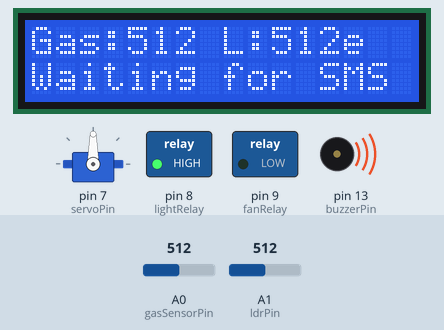
Simulated run of this sketch. Board: Arduino Uno, built with avr-gcc and run on an emulated ATmega328P. On the bench: servo, 16×2 character LCD, switched loads named in the sketch (green lamp = pin HIGH), buzzer (waves = sounding). The inputs (shaded band) are chosen by the test bench; at power-on: A0 (gasSensorPin) = 512, A1 (ldrPin) = 512. The modem accepts every AT command (registered, SIM ready, sends succeed) and sends nothing else; what the sketch prints to the serial monitor is not drawn.

Above: at 4.2 s.
4.3 s: A0 (gasSensorPin) set to 485
At 6.9 s:
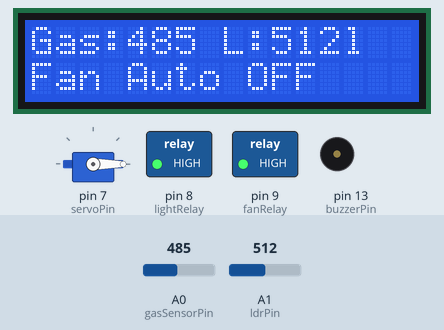
7.2 s: A1 (ldrPin) set to 988
At 8.4 s:
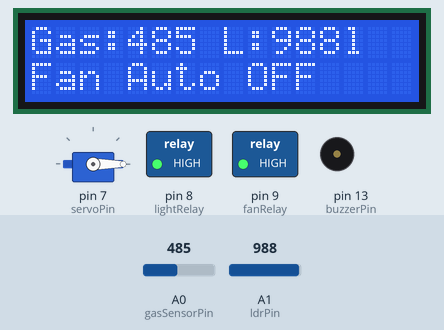
8.7 s: A1 (ldrPin) set to 1012
At 9.9 s:
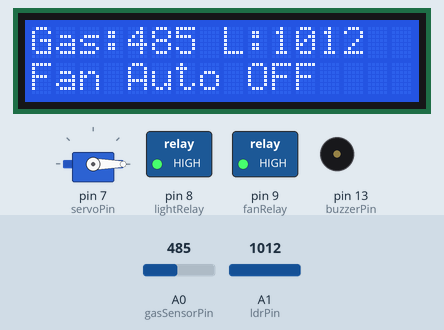
10.2 s: A0 (gasSensorPin) set to 510
At 12.6 s:
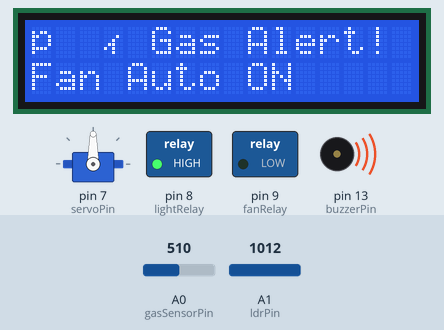
13.4 s: A0 (gasSensorPin) set to 0
At 14.5 s:
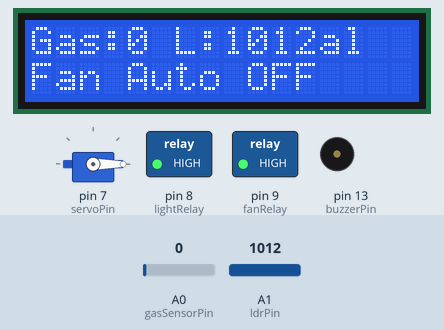
15.5 s: A1 (ldrPin) set to 1023
At 16.9 s:
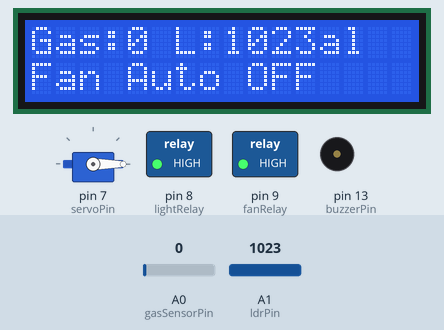
Timing chart, 0 to 18.0 s (numbered marks = the images above; inputs shaded):
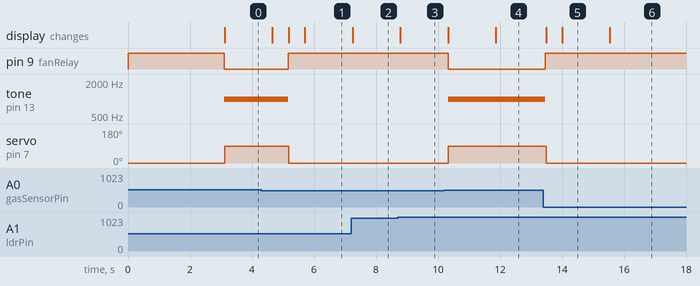

Measured:
- the behaviour switches between 501 and 500 on A0 (gasSensorPin) (found by bisection; images 0 and 1)
- the behaviour switches between 999 and 1000 on A1 (ldrPin) (found by bisection; images 2 and 3)
- after the input at 4.3 s, pin 9 (fanRelay): LOW → HIGH after 0.86 s; tone on pin 13 (buzzerPin): 1000 Hz → silent after 0.86 s; servo on pin 7 (servoPin): 90° → 0° after 0.88 s; the display: first differs from a run without the input after 0.89 s (image 1 shows a later state)
- after the input at 7.2 s, the display: changes at once (image 2)
- after the input at 8.7 s, the display: changes after 0.09 s (image 3)
- after the input at 10.2 s, pin 9 (fanRelay): HIGH → LOW after 0.13 s; tone on pin 13 (buzzerPin): silent → 1000 Hz after 0.13 s; servo on pin 7 (servoPin): 0° → 90° after 0.13 s; the display: first changes after 0.13 s (image 4 shows a later state)
- after the input at 13.4 s, pin 9 (fanRelay): LOW → HIGH after 0.06 s; tone on pin 13 (buzzerPin): 1000 Hz → silent after 0.06 s; servo on pin 7 (servoPin): 90° → 0° after 0.09 s; the display: first changes after 0.09 s (image 5 shows a later state)
- after the input at 15.5 s, the display: changes at once (image 6)

The sketch:

smart_home_controller.ino
```cpp
#include <SoftwareSerial.h>
#include <Wire.h>
#include <LiquidCrystal_I2C.h>
#include <Servo.h>

// ------------------ Pins ------------------
const int lightRelay = 8;
const int fanRelay = 9;
const int gasSensorPin = A0;
const int ldrPin = A1;
const int buzzerPin = 13;
const int servoPin = 7;

// ------------------ Objects ------------------
SoftwareSerial gsm(10, 11); // RX, TX
LiquidCrystal_I2C lcd(0x27, 16, 2);
Servo myServo;

// ------------------ Settings ------------------
const String replyNumber = "+917099641701";  // Your number here
const int gasThreshold = 500;

// ------------------ Variables ------------------
String currentLine = "";
bool expectingSMS = false;
bool gasLeakActive = false;
bool manualFanOverride = false;
bool gasAlertSent = false;

void setup() {
  pinMode(lightRelay, OUTPUT);
  pinMode(fanRelay, OUTPUT);
  pinMode(buzzerPin, OUTPUT);
  digitalWrite(lightRelay, HIGH); // OFF
  digitalWrite(fanRelay, HIGH);   // OFF

  myServo.attach(servoPin);
  myServo.write(0);

  Serial.begin(9600);
  gsm.begin(115200);

  lcd.init();
  lcd.backlight();
  lcd.setCursor(0, 0);
  lcd.print("GSM Smart Home");
  lcd.setCursor(0, 1);
  lcd.print("Waiting for SMS");

  delay(1000);
  gsm.println("AT");
  delay(500);
  gsm.println("AT+CMGF=1"); // Text mode
  delay(500);
  gsm.println("AT+CSCS=\"GSM\"");
  delay(500);
  gsm.println("AT+CNMI=1,2,0,0,0"); // Direct SMS
  delay(500);

  Serial.println("📶 GSM Ready. Waiting for SMS...");
}

String sanitizeAndLog(String input) {
  String clean = "";
  for (int i = 0; i < input.length(); i++) {
    char c = input.charAt(i);
    if (c >= 'a' && c <= 'z') c -= 32; // toUpper
    if ((c >= 'A' && c <= 'Z')) {
      clean += c;
    }
  }
  return clean;
}

void sendSMS(String message) {
  gsm.println("AT+CMGS=\"" + replyNumber + "\"");
  delay(500);
  gsm.print(message);
  gsm.write(26); // Ctrl+Z
  delay(1000);
  Serial.println("📤 Sent: " + message);
}

void updateLCD(String line1, String line2) {
  lcd.clear();
  lcd.setCursor(0, 0);
  lcd.print(line1);
  lcd.setCursor(0, 1);
  lcd.print(line2);
}

String getDeviceStatus() {
  String lightStatus = digitalRead(lightRelay) == LOW ? "Light ON" : "Light OFF";
  String fanStatus = digitalRead(fanRelay) == LOW ? "Fan ON" : "Fan OFF";
  return fanStatus + ", " + lightStatus;
}

void processCommand(String cmd) {
  String cleaned = sanitizeAndLog(cmd);

  if (cleaned == "ONL") {
    digitalWrite(lightRelay, LOW);
    sendSMS("Light turned ON.");
    updateLCD("Light Status:", "ON");
  } else if (cleaned == "OFFL") {
    digitalWrite(lightRelay, HIGH);
    sendSMS("Light turned OFF.");
    updateLCD("Light Status:", "OFF");
  } else if (cleaned == "ONF") {
    if (!gasLeakActive) {
      digitalWrite(fanRelay, LOW);
      manualFanOverride = true;
      sendSMS("Fan turned ON.");
      updateLCD("Fan Status:", "ON");
    } else {
      sendSMS("Cannot turn OFF fan during gas leak!");
    }
  } else if (cleaned == "OFFF") {
    if (!gasLeakActive) {
      digitalWrite(fanRelay, HIGH);
      manualFanOverride = false;
      sendSMS("Fan turned OFF.");
      updateLCD("Fan Status:", "OFF");
    } else {
      sendSMS("Fan cannot be turned OFF during gas leak!");
    }
  } else if (cleaned == "STATUS") {
    String status = getDeviceStatus();
    sendSMS(status);
    updateLCD("Device Status", status.substring(0, 16));
  } else {
    sendSMS("Unknown command.");
    updateLCD("Invalid Command", "");
  }
}

void loop() {
  // Read sensors
  int gasValue = analogRead(gasSensorPin);
  int ldrValue = analogRead(ldrPin);

  // Display on LCD
  lcd.setCursor(0, 0);
  lcd.print("Gas:");
  lcd.print(gasValue);
  lcd.print(" L:");
  lcd.print(ldrValue);

  // GAS LEAK DETECTION
  if (gasValue > gasThreshold) {
    if (!gasLeakActive) {
      gasLeakActive = true;
      tone(buzzerPin, 1000);
      myServo.write(90);
      digitalWrite(fanRelay, LOW); // Turn ON
      manualFanOverride = false;
      gasAlertSent = false;
    }

    if (!gasAlertSent) {
      sendSMS("⚠ Gas Leak Detected! Fan turned ON.");
      gasAlertSent = true;
    }

    updateLCD("🚨 Gas Alert!", "Fan Auto ON");

  } else {
    if (gasLeakActive) {
      gasLeakActive = false;
      noTone(buzzerPin);
      myServo.write(0);
      gasAlertSent = false;

      if (!manualFanOverride) {
        digitalWrite(fanRelay, HIGH); // Turn OFF if auto mode
        updateLCD("✅ Gas Normal", "Fan Auto OFF");
      } else {
        updateLCD("✅ Gas Normal", "Fan Manual ON");
      }
    }
  }

  // SMS Parsing
  while (gsm.available()) {
    char c = gsm.read();
    if ((c >= 32 && c <= 126) || c == '\n' || c == '\r') {
      currentLine += c;
    }

    if (c == '\n' || c == '\r') {
      currentLine.trim();

      if (currentLine.startsWith("+CMT:")) {
        expectingSMS = true;
      } else if (expectingSMS && currentLine.length() > 0) {
        processCommand(currentLine);
        expectingSMS = false;
      }

      currentLine = "";
    }
  }

  delay(500);
}
```
